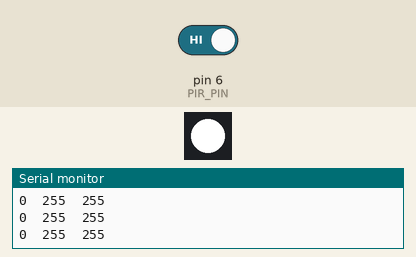
The sketch below on a simulated Arduino Uno, built with avr-gcc and run on an emulated ATmega328P. Parts: 1 RGB LEDs in strip order, left to right, the last lines printed to the serial monitor. The inputs (shaded band) are chosen by the test bench; at power-on: pin 6 (PIR_PIN) HIGH.

Above: at 2.2 s.
2.3 s: pin 6 (PIR_PIN) driven LOW
At 2.7 s:
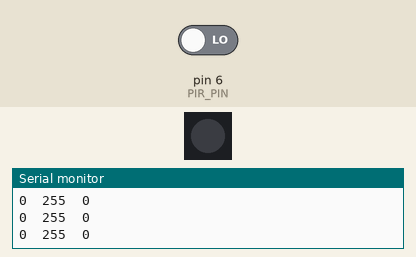
3.8 s: pin 6 (PIR_PIN) driven HIGH
At 5.1 s:
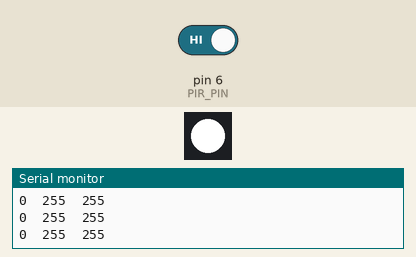
Timing chart, 0 to 6.8 s (numbered marks = the images above; inputs shaded):
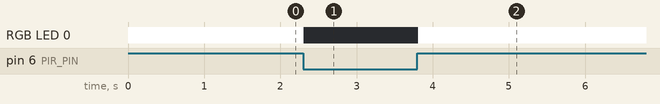

Measured:
- after the input at 2.3 s, RGB LED 0: RGB(255, 255, 255) → off at once
- after the input at 3.8 s, RGB LED 0: off → RGB(255, 255, 255) at once

The sketch:

PIRDiagnose.ino
```cpp
#include <ChainableLED.h>
#define NUM_LEDS 1
#define PIR_PIN 6

ChainableLED leds(4, 5, NUM_LEDS);

void setup() {
  Serial.begin(115200);
  pinMode(PIR_PIN, INPUT);
  leds.init();
  leds.setColorRGB(0, 255, 255, 255);
  delay(1000);
}

void loop() {
  int v = 255 * digitalRead(PIR_PIN);
  Serial.print(0);
  Serial.print('\t');
  Serial.print(255);
  Serial.print('\t');
  Serial.println(v);
  leds.setColorRGB(0, v, v, v);
}
```
